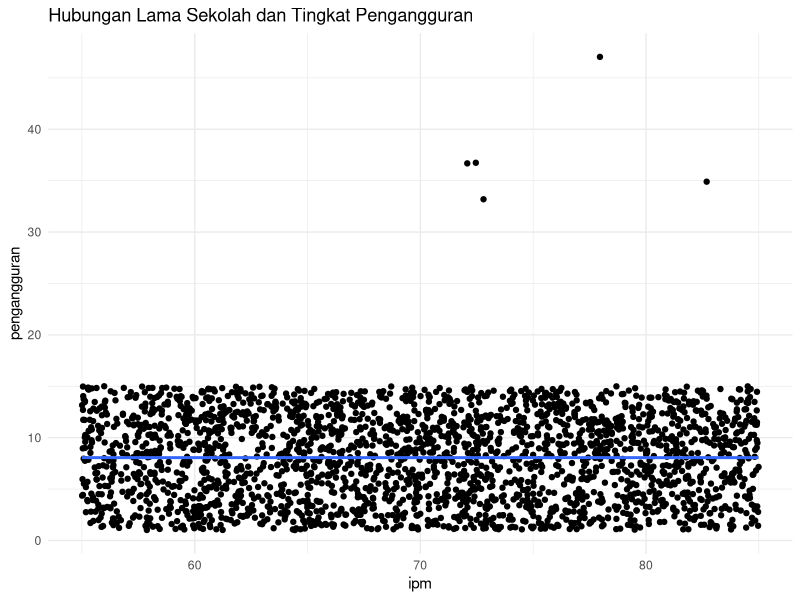
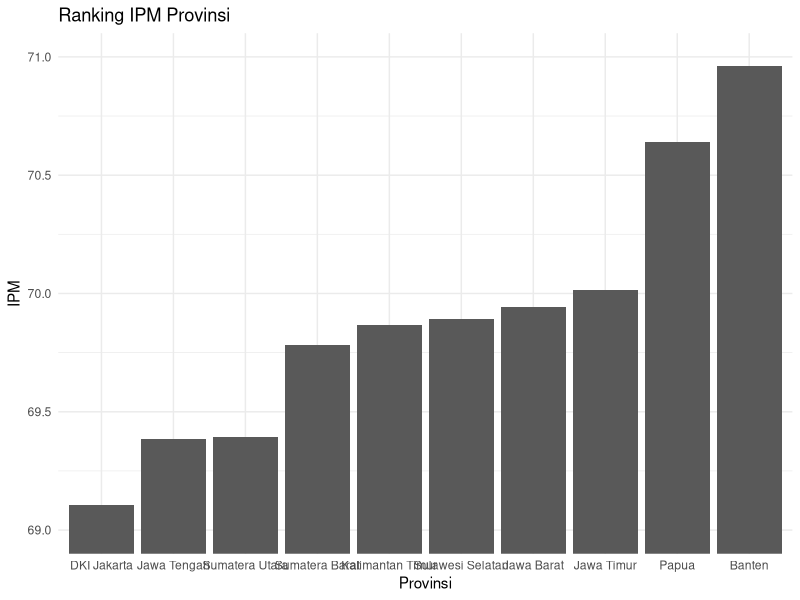
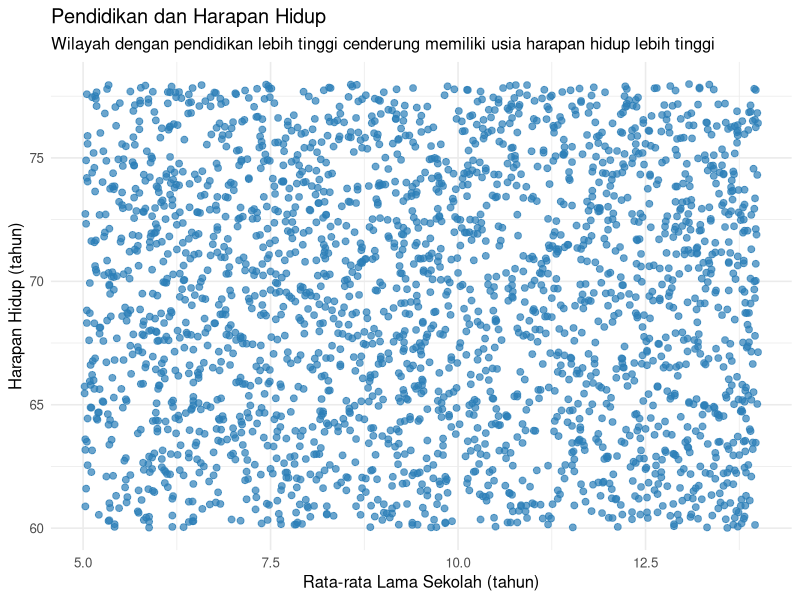
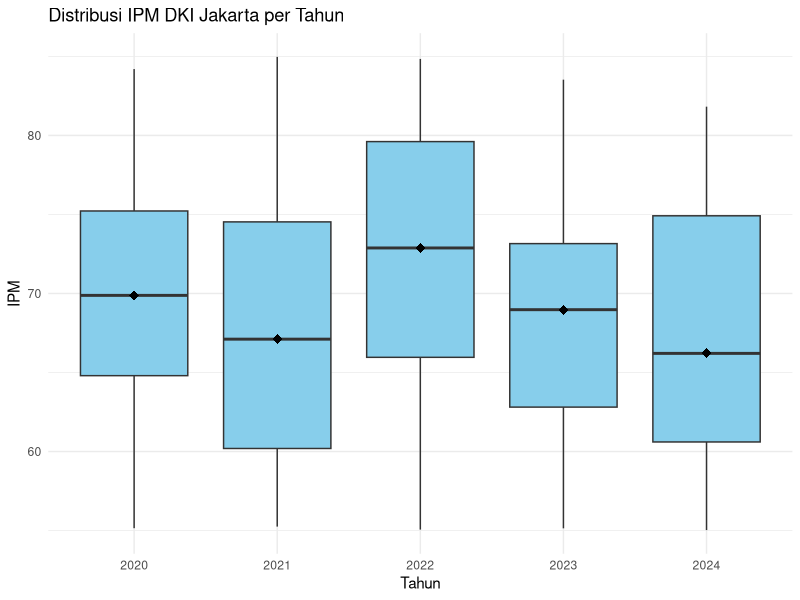
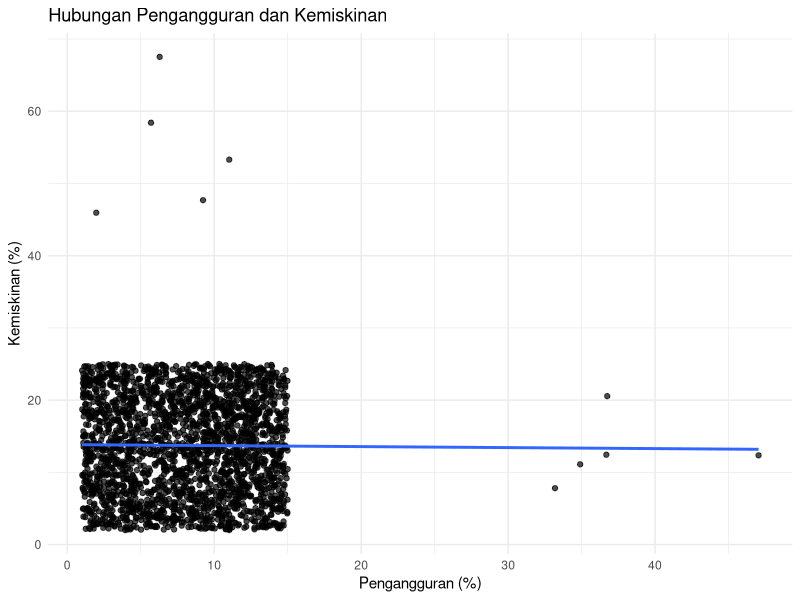

Generate these figures, in order, with R:
library(readr)
library(ggplot2)
library(dplyr)

data_wilayah <- read.csv(
  "Dataset/pembangunan_wilayah_missing_outlier.csv"
)


data_wilayah_2020 <- data_wilayah %>%
  filter(tahun == 2020) %>% 
  filter(provinsi == "DKI Jakarta")

# 1. Histogram IPM dengan pengangguran
ggplot(data = data_wilayah, aes(x = ipm, y = pengangguran)) +
  geom_point() +
  geom_smooth() +
  labs(
    title = "Hubungan Lama Sekolah dan Tingkat Pengangguran",
    x = "ipm",
    y = "pengangguran"
  ) +
  theme_minimal()

# 2. Ranking provinsi berdasarkan IPM
data_provinsi <- data_wilayah %>%
  group_by(provinsi) %>%
  summarise(ipm = mean(ipm, na.rm = TRUE))

ggplot(data_provinsi,
       aes(x = reorder(provinsi, ipm), y = ipm)) +
  geom_col() +
  coord_cartesian(ylim = c(69, 71)) +
  labs(
    title = "Ranking IPM Provinsi",
    x = "Provinsi",
    y = "IPM"
  ) +
  theme_minimal()

# 3. Geom Point Pendidikan dengan Harapan Hidup

ggplot(
  data_wilayah,
  aes(
    x = rata_lama_sekolah,
    y = harapan_hidup
  )
) +
  geom_point(
    alpha = 0.7,
    size = 2,
    color = "#2C7FB8"
  ) +
  labs(
    title = "Pendidikan dan Harapan Hidup",
    subtitle = "Wilayah dengan pendidikan lebih tinggi cenderung memiliki usia harapan hidup lebih tinggi",
    x = "Rata-rata Lama Sekolah (tahun)",
    y = "Harapan Hidup (tahun)"
  ) +
  theme_minimal(base_size = 12)

# 4. Tren DKI Jakarta dari Tahun ke Tahun
dki <- data_wilayah %>%
  filter(provinsi == "DKI Jakarta")

ggplot(dki, aes(x = factor(tahun), y = ipm)) +
  geom_boxplot(fill = "skyblue") +
  stat_summary(
    fun = median,
    geom = "point",
    size = 3,
    shape = 18
  ) +
  labs(
    title = "Distribusi IPM DKI Jakarta per Tahun",
    x = "Tahun",
    y = "IPM"
  ) +
  theme_minimal()

# 5. Hubungan Pengangguran dan Kemiskinan
ggplot(
  data_wilayah,
  aes(x = pengangguran, y = kemiskinan)
) +
  geom_point(alpha = 0.7) +
  geom_smooth(method = "lm", se = FALSE) +
  labs(
    title = "Hubungan Pengangguran dan Kemiskinan",
    x = "Pengangguran (%)",
    y = "Kemiskinan (%)"
  ) +
  theme_minimal()
